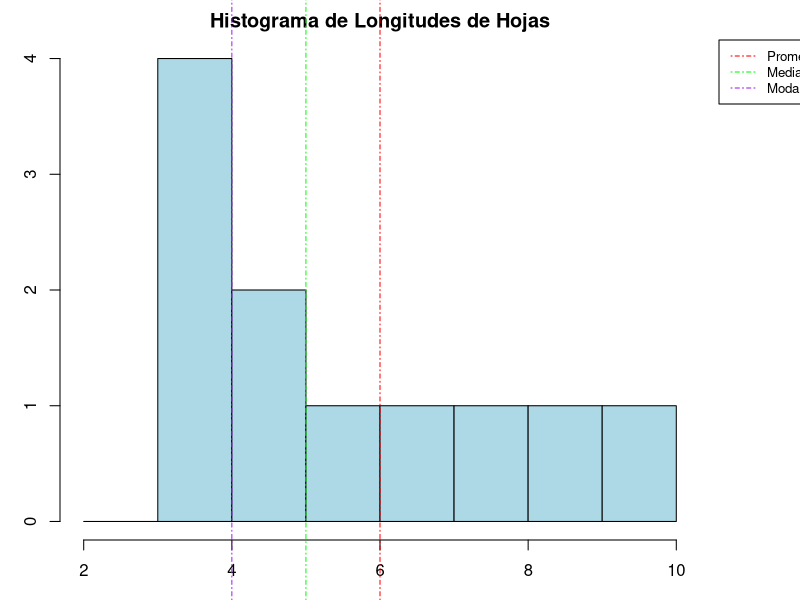
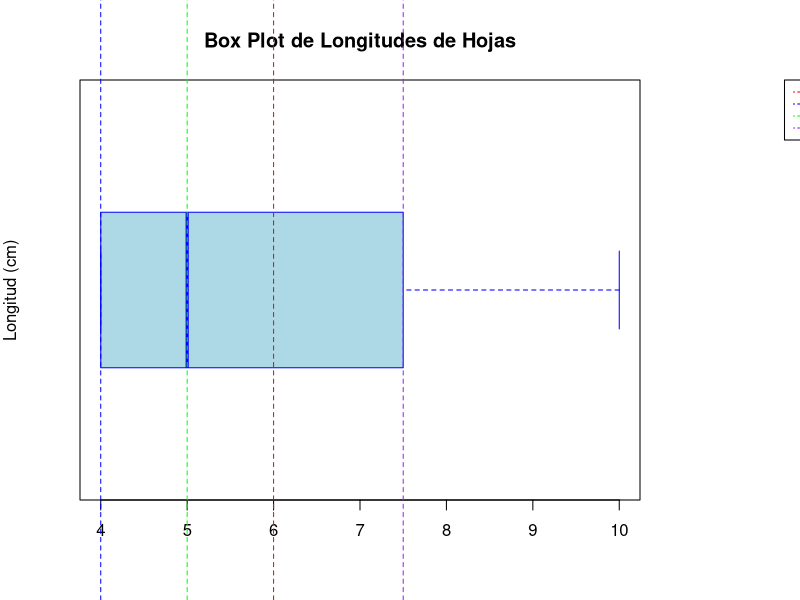
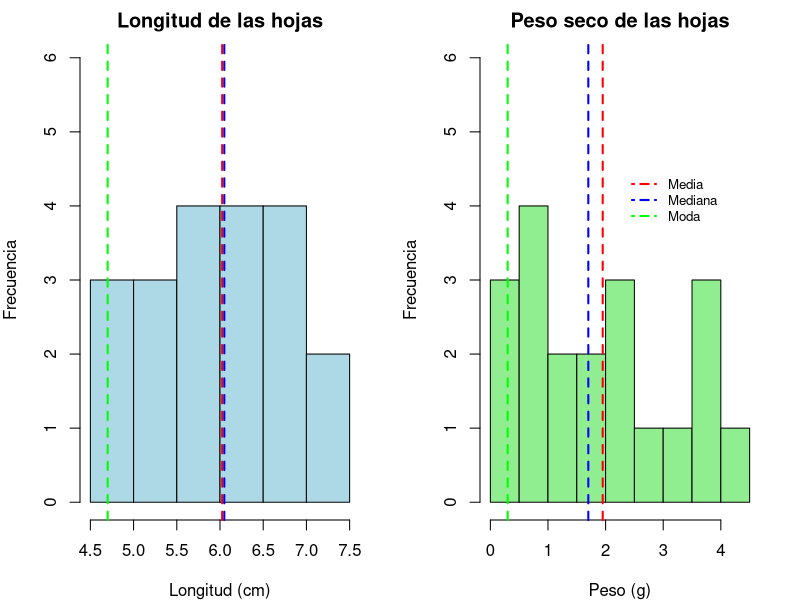
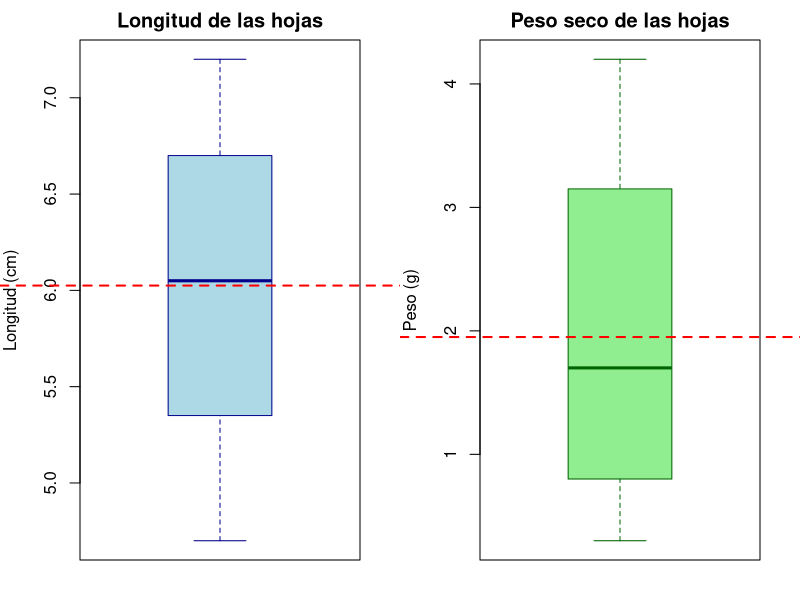

The R script that drew these images, in order:
# UNIVERSIDAD DE NARIÑO
# FACULTAD DE CIENCIAS EXACTAS Y NATURALES
# PROGRAMA DE BIOLOGÍA
# Asignatura: Análisis de datos II
# Profesor: Jhon Jairo Calderón – Diego E. Martinez Revelo
#
# Estadistica descriptiva (medidas de tendencia central y dispersión)
#
  # Crear un vector con datos de longitudes de hojas en cm
    longitudes <- c(4.0, 4.0, 4.0, 4.0, 6.0, 5.0, 8.0, 7.0, 5.0, 9.0, 10.0)
    #
    # Calcular la moda
    frecuencias <- table(longitudes)
    moda <- as.numeric(names(frecuencias[frecuencias == max(frecuencias)]))
    #
    # Calcular la mediana
    mediana <- median(longitudes)
    #
    # Calcular el promedio
    promedio <- mean(longitudes)
    #
    # resultados
    cat("Moda:", moda, "\n") # note que se usa cat en lugar de print 
    cat("Mediana:", mediana, "\n") # solo es otra forma de visualizar resultados
    cat("Promedio:", promedio, "\n") # cat tiene menos errores que print
    #
    # Crear un grafico de histograma
    par(mar = c(3, 3, 2, 5), xpd = TRUE) 
    hist(longitudes, breaks = seq(2, 10, by = 1), col = "lightblue", main = "Histograma de Longitudes de Hojas", xlab = "Longitud (cm)", ylab = "Frecuencia")
    abline(v = promedio, col = "red", lty = 4)  # Línea del promedio
    abline(v = mediana, col = "green", lty = 4) # Línea de la mediana
    abline(v = moda, col = "purple", lty = 4)   # Línea de la moda
    # Añadir una leyenda
    legend("topright", legend = c("Promedio", "Mediana", "Moda"), col = c("red", "green", "purple"), lty = 4, bg = "white", cex = 0.8, inset = c(-0.2, 0))
    #
  # Medidas de dispersión
    #
    # Calculos
    desviacion_estandar <- sd(longitudes)
    rango_intercuartilico <- IQR(longitudes)
    cuartiles <- quantile(longitudes, probs = c(0.25, 0.50, 0.75)) # Q1, Mediana (Q2), Q3
    cuartil_inferior <- cuartiles[1]
    cuartil_medio <- cuartiles[2]
    cuartil_superior <- cuartiles[3]
    #
    # resultados
    cat("Mediana:", mediana, "\n")
    cat("Promedio:", promedio, "\n")
    cat("Desviación estándar:", desviacion_estandar, "\n")
    cat("Rango intercuartílico:", rango_intercuartilico, "\n")
    cat("Cuartil Inferior (Q1):", cuartil_inferior, "\n")
    cat("Cuartil Medio (Q2):", cuartil_medio, "\n")
    cat("Cuartil Superior (Q3):", cuartil_superior, "\n")
    #
    # gráfico boxplot
    par(mar = c(5, 4, 4, 8), xpd = TRUE)
    boxplot(longitudes, 
            main = "Box Plot de Longitudes de Hojas", 
            ylab = "Longitud (cm)", 
            col = "lightblue", 
            border = "blue", 
            horizontal = TRUE)
    #
    # Añadir líneas para el promedio
    abline(v = promedio, col = "red", lty = 2)  # Línea del promedio
    
    # Añadir líneas para los cuartiles
    abline(v = cuartil_inferior, col = "blue", lty = 2)  # Línea del cuartil inferior (Q1)
    abline(v = cuartil_medio, col = "green", lty = 2)    # Línea de la mediana (Q2)
    abline(v = cuartil_superior, col = "purple", lty = 2)   # Línea del cuartil superior (Q3)
    #
    # Añadir una leyenda al gráfico
    legend("topright", 
           inset = c(-0.5, 0), 
           legend = c("Promedio", "Cuartil Inferior (Q1)", "Mediana (Q2)", "Cuartil Superior (Q3)"), 
           col = c("red", "blue", "green", "purple"), 
           lty = 4, 
           bg = "white", 
           cex = 0.6,
           xpd = TRUE)
#
# Ejercicio
#
  # Estudiamos la longitud de las hojas y el peso seco de una especie de planta 
  # tropical para analizar la variabilidad en las poblaciones de diferentes sitios. 
  # Los datos de longitud (en cm) y peso seco (en gramos) de 20 hojas fueron 
  # recolectados manualmente usando una regla y una balanza de precisión.
  #
  #
  # ¿Cómo se distribuyen los datos de longitud de las hojas y peso seco de las  
  # plantas, y qué diferencias existen entre las medidas de tendencia central y 
  # dispersión de ambas variables?
  #
  # 1. Calcular las medidas de tendencia central
  # 2. Calcular las medidas de dispresión
  # 3. Utilizar una libreria para elaborar un resumen estadístico de las variables
  # 4. Representar las variables en graficas de histograma y boxplot
  #
  # Datos (en cm y gramos) con más dispersión en peso
    longitud_hojas <- c(5.2, 6.1, 4.8, 6.5, 7.0, 6.8, 5.9, 6.3, 5.5, 7.2, 
                          6.0, 5.7, 4.9, 6.4, 5.1, 7.1, 5.8, 6.6, 4.7, 6.9)
    #  
    peso_seco_hojas <- c(0.5, 2.3, 0.7, 2.8, 1.8, 3.5, 0.9, 1.1, 0.4, 4.0, 
                           2.2, 1.6, 0.6, 2.5, 1.0, 3.8, 1.2, 3.6, 0.3, 4.2)
    #
    # practiquemos las transformaciones de estructuras en R
    #
    # Transformar los vectores a una matriz
    matriz_hojas <- cbind(longitud_hojas, peso_seco_hojas)
    #
    # Transformar los vectores a un data frame
    df_hojas <- data.frame(Longitud = longitud_hojas, Peso_Seco = peso_seco_hojas)
    #
  # 1) Medidas de tendencia central
    #
    # Media
    media_longitud <- mean(longitud_hojas)
    media_peso <- mean(peso_seco_hojas)
    #
    # Mediana
    mediana_longitud <- median(longitud_hojas)
    mediana_peso <- median(peso_seco_hojas)
    #
    # Moda (se calcula utilizando la frecuencia más alta)
    moda_longitud <- as.numeric(names(sort(table(longitud_hojas), decreasing = TRUE)[1]))
    moda_peso <- as.numeric(names(sort(table(peso_seco_hojas), decreasing = TRUE)[1]))
    #
    tendencia_central <- data.frame(
      Estadístico = c("Media", "Mediana", "Moda"),
      Longitud = c(media_longitud, mediana_longitud, moda_longitud),
      Peso = c(media_peso, mediana_peso, moda_peso))
    #
  # Pregunta 1: 
    # Observa las medidas de tendencia central (media, mediana y moda) para la 
    # longitud y el peso seco de las hojas. ¿Cuál de estas medidas consideras más 
    # representativa para cada variable? ¿Qué diferencias encuentras entre las 
    # dos variables en cuanto a estas medidas? Explica por qué estas diferencias 
    # pueden ser importantes.
    #
    # Respuesta: _
    #
    # 
  # 2) Calculo de Medidas de Dispersión
    #  
    # Desviación Estándar
    desviacion_longitud <- sd(longitud_hojas)
    desviacion_peso <- sd(peso_seco_hojas)
    #
    # Rango Intercuartílico (IQR)
    iqr_longitud <- IQR(longitud_hojas)
    iqr_peso <- IQR(peso_seco_hojas)
    #
    # Cuartiles
    cuartiles_longitud <- quantile(longitud_hojas)
    cuartiles_peso <- quantile(peso_seco_hojas)
    cuartil_inf_longitud <- cuartiles_longitud[["25%"]]
    cuartil_mediana_longitud <- cuartiles_longitud[["50%"]]
    cuartil_sup_longitud <- cuartiles_longitud[["75%"]]
    cuartil_inf_peso <- cuartiles_peso[["25%"]]
    cuartil_mediana_peso <- cuartiles_peso[["50%"]]
    cuartil_sup_peso <- cuartiles_peso[["75%"]]
    #
    # Rango
    rango_longitud <- diff(range(longitud_hojas))
    rango_peso <- diff(range(peso_seco_hojas))
    #
    dispersion <- data.frame(
      Estadístico = c("Desviación Estándar", "Rango", "Rango Intercuartílico", "Cuartil Inferior (Q1)", "Mediana (Q2)", "Cuartil Superior (Q3)"),
      Longitud = c(desviacion_longitud, rango_longitud, iqr_longitud, cuartil_inf_longitud, cuartil_mediana_longitud, cuartil_sup_longitud),
      Peso = c(desviacion_peso, rango_peso, iqr_peso, cuartil_inf_peso, cuartil_mediana_peso, cuartil_sup_peso)
    )
    #
  # Pregunta 2:
    # Compara la dispersión (desviación estándar, rango intercuartílico y rango 
    # total) entre la longitud y el peso seco. ¿Cuál variable presenta mayor 
    # variabilidad y qué te indica esto sobre la distribución?    
    #
    # Respuesta: _
    #
  # 3) Resumen Estadístico
    #
    resumen_completo <- rbind(tendencia_central, dispersion)
    #
  # Pregunta 3: 
    # Observa el resumen estadístico completo para ambas variables. 
    # ¿Cómo se relacionan las medidas de tendencia central con las medidas de dispersión?
    #
    # Respuesta: _
    #  
  # 4) Visualización de Datos Histogramas
    #
    # Histograma para longitud de las hojas
    par(mfrow=c(1,2), mar = c(4, 4, 2, 2), xpd = TRUE)
    hist_data_longitud <- hist(longitud_hojas, 
                               main = "Longitud de las hojas",
                               xlab = "Longitud (cm)", 
                               ylab = "Frecuencia",
                               col = "lightblue", 
                               border = "black",
                               freq = TRUE, ylim = c(0, max(hist(longitud_hojas, plot = FALSE)$counts) + 2))
    #
    # Límites del eje Y
    ylim_longitud <- par("usr")[3:4]
    #
    # Añadir medidas de tendencia central
    lines(c(media_longitud, media_longitud), ylim_longitud, col = "red", lty = 2, lwd = 2)    # Media
    lines(c(mediana_longitud, mediana_longitud), ylim_longitud, col = "blue", lty = 2, lwd = 2) # Mediana
    lines(c(moda_longitud, moda_longitud), ylim_longitud, col = "green", lty = 2, lwd = 2)   # Moda
    #
    # Histograma para peso seco de las hojas
    hist_data_peso <- hist(peso_seco_hojas, 
                           main = "Peso seco de las hojas",
                           xlab = "Peso (g)",
                           ylab = "Frecuencia",
                           col = "lightgreen", 
                           border = "black",
                           freq = TRUE, ylim = c(0, max(hist(peso_seco_hojas, plot = FALSE)$counts) + 2))
    #
    # Límites del eje Y
    ylim_peso <- par("usr")[3:4]
    #
    # Añadir medidas de tendencia central
    lines(c(media_peso, media_peso), ylim_peso, col = "red", lty = 2, lwd = 2)    # Media
    lines(c(mediana_peso, mediana_peso), ylim_peso, col = "blue", lty = 2, lwd = 2) # Mediana
    lines(c(moda_peso, moda_peso), ylim_peso, col = "green", lty = 2, lwd = 2)
    #
   legend("bottomleft", inset = c(0.5, 0.6), cex = 0.8, bty = "n",
          legend = c("Media", "Mediana", "Moda"),
          col = c("red", "blue", "green"),
          lty = 4, lwd = 2)
    #
    # Pregunta 4: 
    # Observa los histogramas para la longitud y el peso seco de las hojas.
    # A) ¿Cómo se distribuyen los datos en cada variable según los histogramas?
    # B) ¿Existen diferencias notables en la forma de las distribuciones entre la 
    # longitud y el peso seco de las hojas? Describe cualquier patrón o tendencia 
    # visible.
    #
    # Respuesta: _
    #
  # 5) Visualización de Datos Histogramas Boxplot
    #
    # Histograma para longitud de las hojas
   par(mfrow=c(1,2), mar = c(2, 4, 2, 2), xpd = TRUE)
   boxplot(longitud_hojas, 
           main = "Longitud de las hojas",
           ylab = "Longitud (cm)",
           col = "lightblue", 
           border = "darkblue",
           horizontal = FALSE)
   abline(h = mean(longitud_hojas), col = "red", lty = 2, lwd = 2)    # Media
   # Boxplot para peso seco de las hojas
   boxplot(peso_seco_hojas, 
           main = "Peso seco de las hojas",
           ylab = "Peso (g)",
           col = "lightgreen", 
           border = "darkgreen",
           horizontal = FALSE)
   abline(h = mean(peso_seco_hojas), col = "red", lty = 2, lwd = 2)    # Media
   #
   #
   # Pregunta 5 
   # A) ¿Cómo se comparan las distribuciones en términos de mediana, cuartiles, 
   # y posibles valores atípicos?
   #
   # Respuesta: _
   #
   #
   # B) Qué diferencias observas en la variabilidad y el IQR entre ambas variables? 
   # ¿Qué nos indica esto sobre la distribución de los datos en cada caso?
   #
   # Respuesta: _
   #